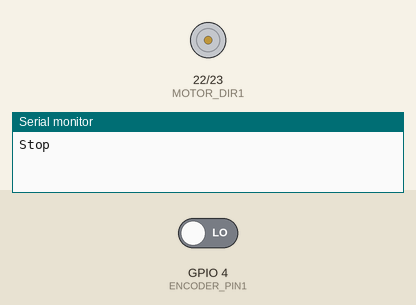
A sketch run on a simulated ESP32. Parts: motor-driver pin pairs drawn as motors (green arrow = first pin HIGH = forward, orange = second pin HIGH = backward, longer = more drive, scaled by the enable pin), the last lines printed to the serial monitor. Inputs (shaded band) come from the test bench; at power-on: GPIO 4 (ENCODER_PIN1) LOW.

Above: at 0.7 s.
At 3.7 s:
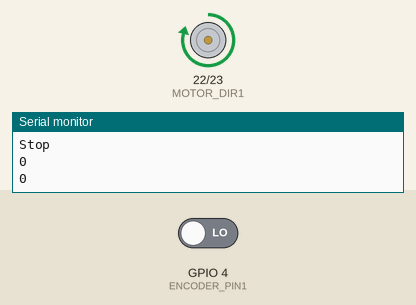
Timing chart, 0 to 7.8 s (numbered marks = the images above):
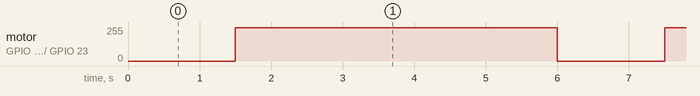

Measured:
- by itself, motor on GPIO 22 (MOTOR_DIR1) / GPIO 23 (MOTOR_DIR2): alternates forward 249/255 for 4.5 s and stopped for 1.5 s

The sketch:

encoder_read.ino
```cpp
#define ENCODER_PIN1 4
// #define ENCODER_PIN2 19

#define EN_PIN 15
#define MOTOR_DIR1 22
#define MOTOR_DIR2 23

#define LEDC_RESOLUTION_BITS 14
#define LEDC_RESOLUTION ((1 << LEDC_RESOLUTION_BITS) - 1)
#define LEDC_FREQ_HZ 10

hw_timer_t * timer = NULL;

// volatile uint32_t encoderTimer = 0;

// volatile uint8_t prevEncoderVal = 0;


volatile long encoderTimer = 0;

volatile long prevEncoderVal = 0;


volatile uint8_t currDir = 0;

bool ret = false;
bool ledsig = false;

uint8_t tempVal = 0;

void IRAM_ATTR onTimer(){

  tempVal = digitalRead(ENCODER_PIN1);
  // Serial.println("tempVal");
  // Serial.println(tempVal);
  // Serial.println("prevEncoderVal");
  // Serial.println(prevEncoderVal);
  if (tempVal != prevEncoderVal){
    if (currDir == 1 ){
      encoderTimer++;
    } else{
      encoderTimer--;
    }
    prevEncoderVal = tempVal;
    // Serial.println(encoderTimer);
    uint8_t gear_norm = encoderTimer / 34;
  }
}

void setup() {
  // put your setup code here, to run once:
  Serial.begin(115200);
  timer = timerBegin(1000000);
  // Serial.println("Before timer");
  // timer = timerBegin(100000, 0, 80, true);
  // timer = timerBegin(100000);
  // Serial.println("After timer");
  // delay(2000);
  ledcAttach(EN_PIN, LEDC_FREQ_HZ, LEDC_RESOLUTION_BITS);
  // Serial.println("After ledc");


  // pinMode(LED_PINR, OUTPUT);
  pinMode(MOTOR_DIR1, OUTPUT);
  pinMode(MOTOR_DIR2, OUTPUT);
  digitalWrite(MOTOR_DIR1, LOW);
  digitalWrite(MOTOR_DIR2, LOW);

  pinMode(ENCODER_PIN1, INPUT);
  timerAttachInterrupt(timer, &onTimer);

  timerAlarm(timer, 500, true, 0);
  // timerAlarm(timer, 500, true, 0);

}

void loop() {
  // put your main code here, to run repeatedly:
  tempVal = digitalRead(ENCODER_PIN1);


  // Serial.println(encoderTimer);

  digitalWrite(MOTOR_DIR1, LOW);
  digitalWrite(MOTOR_DIR2, HIGH);
  currDir = 1;


  // // ledsig = ledcWrite(EN_PIN, 0);
  // // delay(4500);
  // ledsig = ledcWrite(EN_PIN, 16000);
  // delay(4500);
  // Serial.println(encoderTimer);
  // Serial.println(encoderTimer/34);


  // // ledsig = ledcWrite(EN_PIN, 16000);

  Serial.println("Stop");


  digitalWrite(MOTOR_DIR1, LOW);
  digitalWrite(MOTOR_DIR2, LOW);
  delay(1500);
  Serial.println(encoderTimer);
  Serial.println(encoderTimer/34);


  // delay(5000);

  digitalWrite(MOTOR_DIR1, HIGH);
  digitalWrite(MOTOR_DIR2, LOW);
  currDir = 0;

  // ledsig = ledcWrite(EN_PIN, 0);
  // delay(4500);
  ledsig = ledcWrite(EN_PIN, 16000);
  delay(4500);

  // Serial.println("tempVal");
  // Serial.println(tempVal);
  // Serial.println("prevEncoderVal");
  // Serial.println(prevEncoderVal);
  Serial.println(encoderTimer);
  Serial.println(encoderTimer/34);


  // ledsig = ledcWrite(EN_PIN, 16000);

  Serial.println("Forward");
}
```
